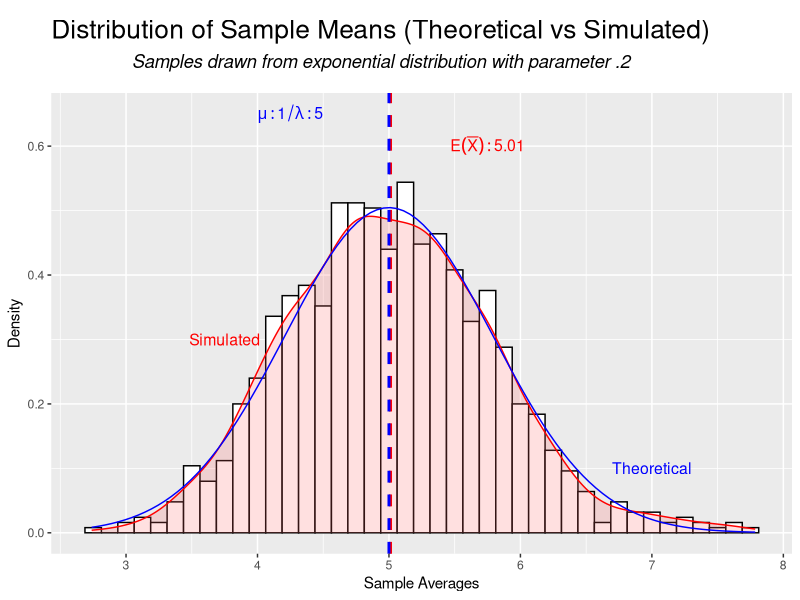
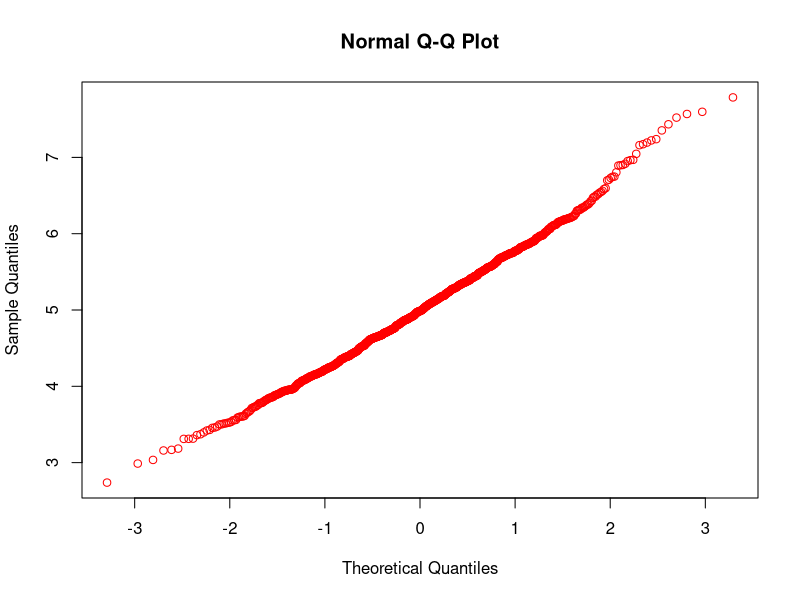

The R script that drew these images, in order: (Note: this script raises an error after producing the figures.)
## ---- chunk 1
one <- paste(paste("rexp(n, ","lambda",sep=""), ")", sep = "")
two <- expression(lambda)
## ---- chunk 2
# 1000 simulations of 40 exponentials of parameter .2
set.seed(123)
n <- 40
lambda <- .2
nosim <- 1000
data <- matrix(rexp(nosim * n, rate = lambda), nosim, n)
Dim <- dim(data)
## ---- chunk 3
#Calculating averages by row, or for the 1000 different simulations over the 40 sample drawn
xbar <- round(mean(apply(data, 1, mean)), digits = 2)
#Calculating theoretical mean
mu <- 1/lambda
## ---- chunk 4
library(ggplot2)
Rmeans <- apply(data, 1, mean)
title <- 'Distribution of Sample Means (Theoretical vs Simulated)'
subtitle <- 'Samples drawn from exponential distribution with parameter .2'
m <- ggplot(data.frame(Rmeans), aes(Rmeans)) 
m <- m + geom_histogram(aes(y =..density..), binwidth = (round(max(Rmeans)-min(Rmeans))/40), color = "black", fill = "white")
m <- m + xlab("Sample Averages") + ylab("Density") + ggtitle(bquote(atop(.(title), atop(italic(.(subtitle)), "")))) 
m <- m + geom_density(col="red", alpha=.2, fill="#FF6666") + theme(plot.title = element_text(size=19,lineheight=.8,vjust=-1))
m <- m + stat_function(fun = dnorm, args = list(mean = 1/lambda, sd = (1/lambda/sqrt(n))), color = "blue")
m <- m + geom_vline(aes(xintercept = mean(Rmeans)), color = "red", linetype = "dashed", size = 1)
m <- m + geom_vline(aes(xintercept = (1/lambda)), color = "blue", linetype = "dashed", size = 1)
m <- m + annotate("text", label = "Simulated", x = 3.75, y = .3, size = 4, colour = "red")
m <- m + annotate("text", label = "Theoretical", x = 7, y = .1, size = 4, colour = "blue")
m <- m + annotate('text', label =  paste(paste(paste("E(","bar(X)", sep=""),"):", sep=""),xbar,sep=" "),parse=T, x = 5.75, y = .6, size = 4, colour = "red")
m <- m + annotate('text', label =  paste(paste(paste("mu", ": 1/", sep=""), "lambda", sep=""), " : 5", sep =""),parse=T, x = 4.25, y = .65, size = 4, colour = "blue")
m
## ---- chunk 5
#Calculating sd of the 1000 averages
Ssqr <- round((sd(apply(data, 1, mean))), digits = 2)
#Calculating theoretical standard deviation
theta <- round(((1/lambda)/sqrt(n)), digits = 2)
## ---- chunk 6
qqnorm(Rmeans, col="red")
qqline(row_means, col = "blue")
